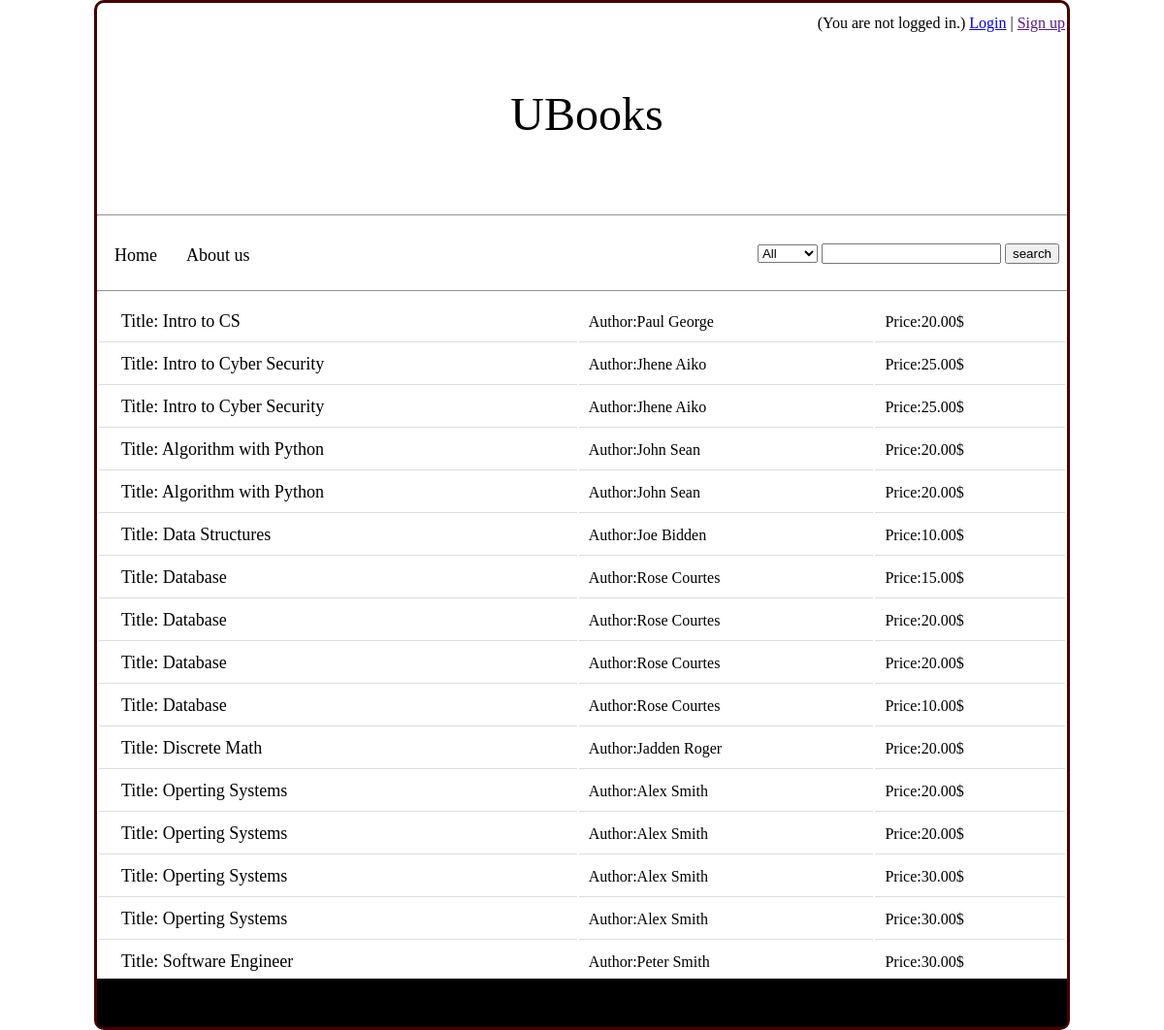
Before: / with the older database file.
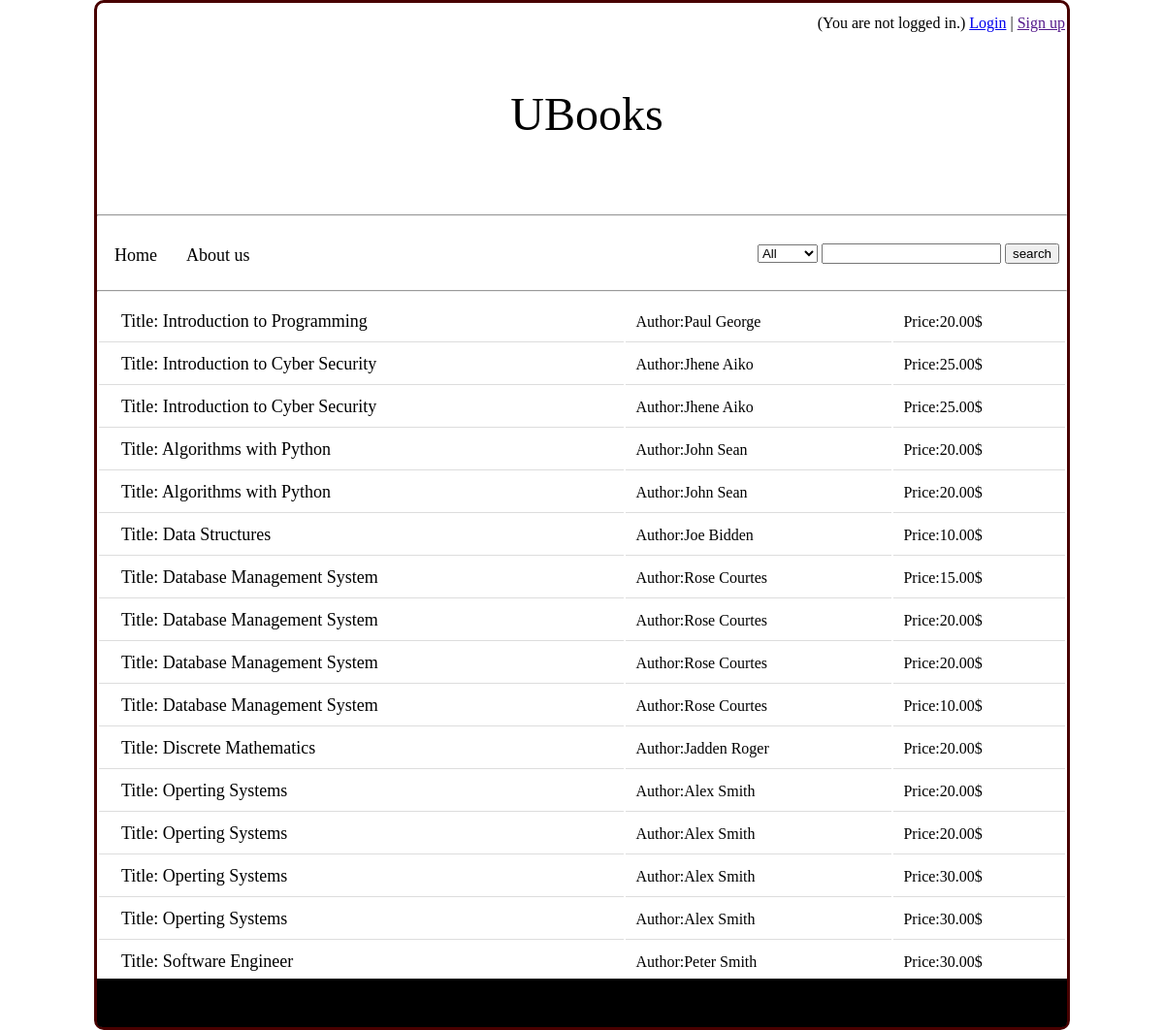
After: the same page with the newer database file.
### tables this page shows
create table Products(
	product_ID varchar(5) not null,
	user_ID varchar(5) not null,
	isbn_10 varchar(10) not null,
	price float(5,2),
	pay_method char(30),
	delivery_method char(30),
	
	primary key (product_ID),
	foreign key (user_ID) references Users(user_ID),
	foreign key (isbn_10) references Books(isbn_10)
);

create table Books(
	isbn_10 varchar(10) not null,
	title char(30) not null,
    author char(30),
    publish_date date,
	edition int(2),
	subject char(15),
	
	primary key (isbn_10)
);

### PHP/search_functions.php (the view, shortened to what this page needs)
<?php
	function viewAll(){
		$mysqli = new mysqli(DB_HOST, DB_USERNAME, DB_PASSWORD, DB_DATABASE);
		 $sql = "SELECT * FROM products natural join books WHERE product_ID not in (select product_ID from orders)";
		$result = $mysqli->query($sql);
		if ($result->num_rows > 0) {
			echo '<table id="book_list2">';
			while($row = $result->fetch_assoc()) {
				$title= $row["title"];
				$author= $row["author"];
				$price= $row["price"];
				echo '	<tr>';
				echo'		<td><a href="book_information.php">Title: '.$title.'</a></td>';
				echo'		<td>Author:'.$author.'</td>';
				echo'		<td>Price:'.$price.'$</td>';
				echo'	</tr>';
			}
			echo'</table>';
		} else {
			echo "<p>0 results</p>";
		}
	}
?>

### index.php (shortened to what this page needs)
<!DOCTYPE >
<html>
<?php require_once('PHP/search_functions.php');?>
<link rel="stylesheet" href="style/index_style.css"/>
<body>
	<div class="main_wrapper">
		<div class="header">
			<div class="Account_header">
			<?php if (!empty($old_user)){echo '(Logged out.) ';}else{ echo '(You are not logged in.) '; }?>
			<a href="loginPage.php" >Login</a> | <a href="" >Sign up</a>
			</div>
			<h1 id="title">UBooks</h1>
		</div>
		<hr>
			<div class="menu_bar">
				<ul id="menu">
					<li><a href="index.php">Home</a></li>
					<li><a href="">About us</a></li>
				</ul>
				<div id="form">
					<form action="search_Index.php" method="post">
						<select name="searchtype">
							<option value="showAll">All</option>
						</select>
						<input name="searchterm" type="text">
						<input type="submit" value="search">
				</form>
				</div>
			</div>
		<hr>
		<div class="content_wrapper">
			<div id="content_area">
				<?php viewAll();?>
			</div>
		</div>
		<div id="footer"> </div>
	</div>
</body>
</html>

### style/index_style.css (style rules this page uses)
html, body, div, span, applet, object, iframe, h1, h2, h3, h4, h5, h6, p, blockquote, pre, a, abbr, acronym, address, big, cite, code, html, body, div, span, applet, object, iframe, h1, h2, h3, h4, h5, h6, p, blockquote, pre, a, abbr, acronym, address, big, cite, code, del, dfn, em, img, ins, kbd, q, s, samp, small, strike, strong, sub, sup, tt, var, b, u, i, center, dl, dt, dd, ol, ul, li, fieldset, form, label, legend, table, caption, tbody, tfoot, thead, tr, th, td, article, aside, canvas, details, embed, figure, figcaption, footer, header, hgroup, menu, nav, output, ruby, section, summary, time, mark, audio, video { margin: 0; padding: 0; border: 0; font-size: 100%; font: inherit; vertical-align: baseline; }
.main_wrapper { width:1000px; height:auto; margin:auto; border-radius: 10px; border:3px solid #480000; }
.header { width:1000px; height:200px; margin:auto; text-align:center; padding:5px; }
#title { padding-top:50px; }
.Account_header { text-align:right; padding:7px; }
.menu_bar { width:1000px; height:50px; padding-top:10px; }
#menu { padding:5px; margin:0; line-height:35px; float:left; }
#menu li { list-style:none; display:inline; }
#menu a { text-decoration:none; color:black; padding:8px; margin:5px; font-size:18px; }
.content_wrapper { width:1000px; height:700px; margin:auto; }
#content_area { width:1000px; }
#book_list2 { width:100%; }
#book_list2 td { text-align:left; padding:10px; border-bottom: 1px solid #ddd; }
#book_list2 a { text-decoration:none; color:black; padding:8px; margin:5px; font-size:18px; }
#form { float:right; padding-right:8px; line-height:40px; }
#footer { width:1000px; height:50px; margin:auto; background:black; color:white; clear:both; text-align:center; border-bottom-right-radius: 5px; border-bottom-left-radius: 5px; }
h1 { font-size:300%; }

Changed rows visible on the page:
changed through a linked row, products "Paul George": isbn_10.title "Intro to CS" → "Introduction to Programming"
changed through a linked row, products (number 2 of 16 on the later page): isbn_10.title "Intro to Cyber Security" → "Introduction to Cyber Security"
changed through a linked row, products (number 3 of 16 on the later page): isbn_10.title "Intro to Cyber Security" → "Introduction to Cyber Security"
changed through a linked row, products (number 4 of 16 on the later page): isbn_10.title "Algorithm with Python" → "Algorithms with Python"
changed through a linked row, products (number 5 of 16 on the later page): isbn_10.title "Algorithm with Python" → "Algorithms with Python"
changed through a linked row, products (number 7 of 16 on the later page): isbn_10.title "Database" → "Database Management System"
changed through a linked row, products (number 8 of 16 on the later page): isbn_10.title "Database" → "Database Management System"
changed through a linked row, products (number 9 of 16 on the later page): isbn_10.title "Database" → "Database Management System"
changed through a linked row, products (number 10 of 16 on the later page): isbn_10.title "Database" → "Database Management System"
changed through a linked row, products "Jadden Roger": isbn_10.title "Discrete Math" → "Discrete Mathematics"
